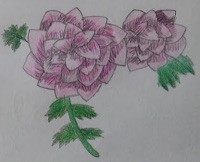
#> input picture img/drawing.jpg, 200 x 162 px
$ jupyter execute 4.24_seamlessclone.ipynb
#> lines starting #> are read from the running program, lines starting #| are printed output that depends on the picture
[cell 1]
import cv2
import numpy as np
import matplotlib.pyplot as plt

[cell 2]
# 이미지 불러오기
img1 = cv2.imread('./img/drawing.jpg')
#> img1 is the input picture: shape (162, 200, 3); mean B, G, R 139.7, 136.3, 140.1
img2 = cv2.imread('./img/my_hand.jpg')
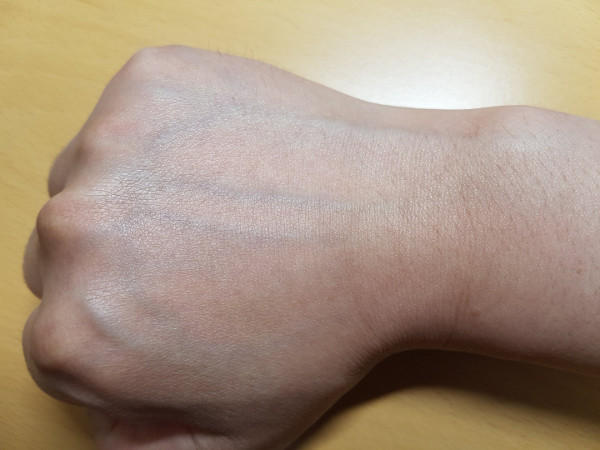
#> input picture img/my_hand.jpg, 600 x 450 px
#> img2 is the input picture: shape (450, 600, 3); mean B, G, R 127.4, 145.9, 165.6

[cell 3]
# 마스크 생성, 합성할 이미지 전체 영역을 255로 세팅
mask = np.full_like(img1, 255)

# 합성할 좌표 계산(img2의 중앙)
height, width = img2.shape[:2]
#> height = 450; width = 600
center = (width//2, height//2)
#> center = (300, 225)

[cell 4]
# seamlessClone으로 합성
normal = cv2.seamlessClone(img1, img2, mask, center, cv2.NORMAL_CLONE)
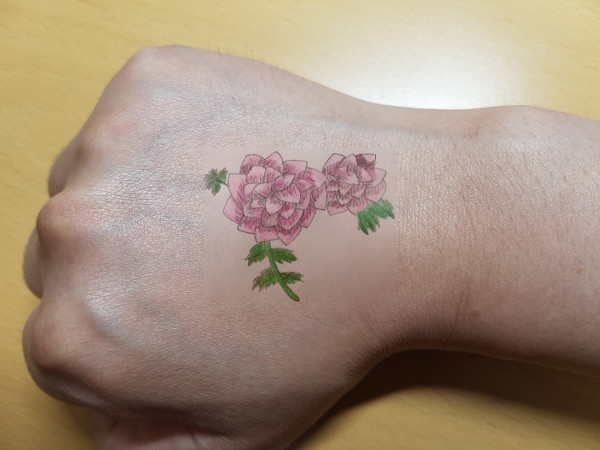
#> normal: shape (450, 600, 3); mean B, G, R 124.9, 143.3, 163.5
mixed = cv2.seamlessClone(img1, img2, mask, center, cv2.MIXED_CLONE)

[cell 5]
# [5 lines of commented-out code are left out]

[cell 6]
# 결과 출력
plt.subplot(1, 2, 1)
plt.title('normal')
plt.imshow(normal[:, :, ::-1])
plt.xticks([])
plt.yticks([])

plt.subplot(1, 2, 2)
plt.title('mixed')
plt.imshow(mixed[:, :, ::-1])
plt.xticks([])
plt.yticks([])

plt.show()
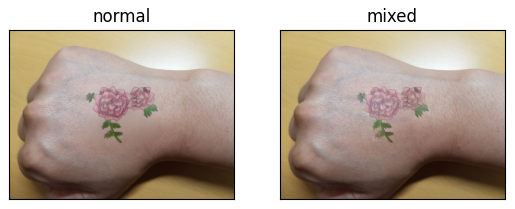
#> figure drawn by matplotlib, 2 panels
